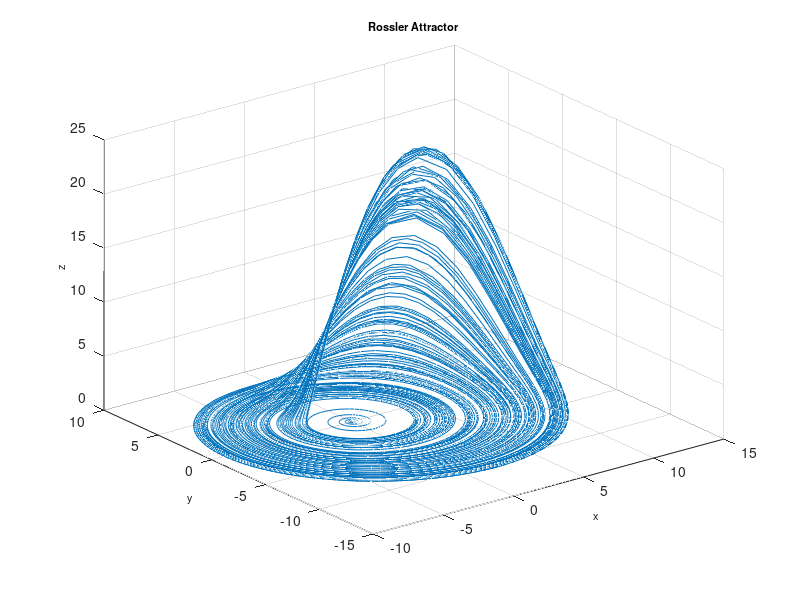

MATLAB code to generate this figure:
function Rossler
%==========================================================================
% Matlab program to plot a phase portrait of the 3D chaotic system
%==========================================================================
clear
clc
clf
%==================== Parameters ==========================================
a = 0.2; b=0.2; c=5.7;
%===================== Initial conditions =================================
initial=[0.1, 0.00, 0.1]; 
% =============== Solves ODEs =============================================
deq1=@(t,x) [-x(2)-x(3); x(1)+a*x(2); b+x(3)*(x(1)-c)];
[~,sol] = ode45(deq1,[0, 1000],initial);
%============= Runs simulation ============================================
    plot3(sol(:,1),sol(:,2),sol(:,3)),grid
    title('Rossler Attractor','fontsize',8)
    xlabel('x','fontsize',8)
    ylabel('y','fontsize',8)
    zlabel('z','fontsize',8)
%================= End of program =========================================